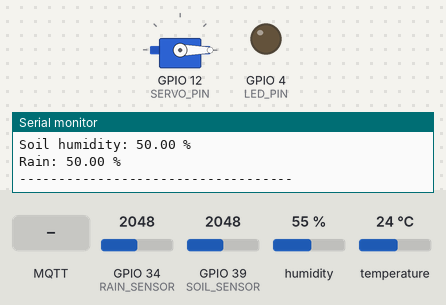
The sketch below on a simulated ESP32. Parts: servo, output pins drawn as LEDs (lit = HIGH), the last lines printed to the serial monitor. The test bench sets the inputs (shaded band); at power-on: temperature 24 °C, GPIO 34 (RAIN_SENSOR) = 2048, GPIO 39 (SOIL_SENSOR) = 2048, humidity 55 % (analog values on the 0–4095 scale). WiFi joins after 1.5 s; servers stay silent unless stated; no MQTT or app messages arrive unless stated.

Above: at 2.7 s.
2.8 s: MQTT message "90" arrives on the first subscribed topic
At 3.6 s:
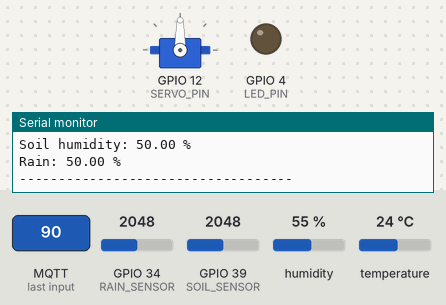
4.3 s: temperature set to 30 °C
6.7 s: temperature set to 33 °C
At 9.6 s:
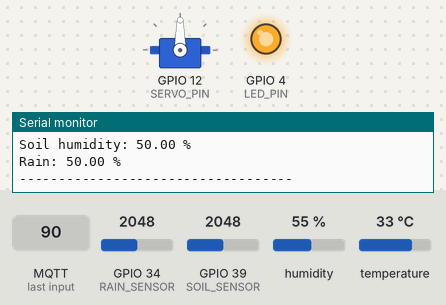
10.0 s: MQTT message "greenhouse/servo/in" arrives on the first subscribed topic
At 10.3 s:
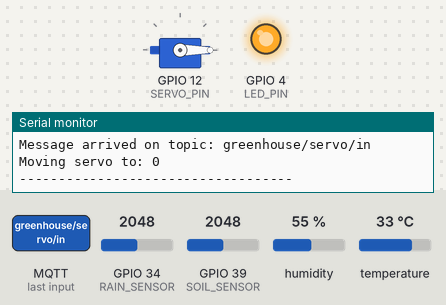
11.5 s: MQTT message "200" arrives on the first subscribed topic
At 12.6 s:
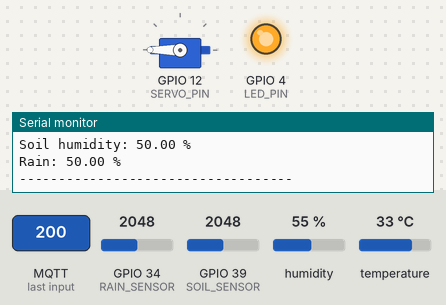
13.0 s: temperature set to 12 °C
At 15.4 s:
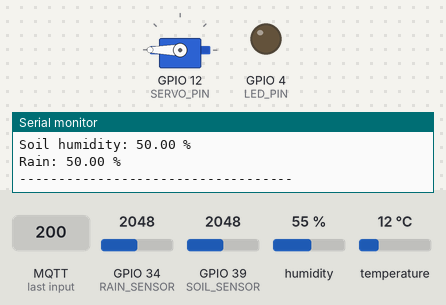
Timing chart, 0 to 16.9 s (numbered marks = the images above; inputs shaded):
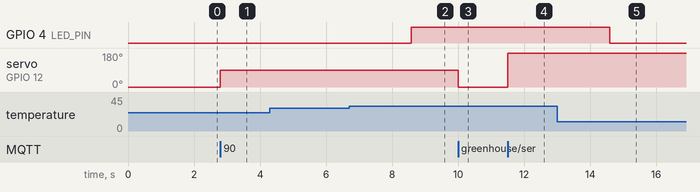

Measured:
- the behaviour switches between 31 and 32 °C on temperature (found by bisection; images 1 and 2)
- after the input at 2.8 s, servo on GPIO 12 (SERVO_PIN): 0° → 90° at once
- after the input at 6.7 s, GPIO 4 (LED_PIN): LOW → HIGH after 1.9 s
- after the input at 10.0 s, servo on GPIO 12 (SERVO_PIN): 90° → 0° at once
- after the input at 11.5 s, servo on GPIO 12 (SERVO_PIN): 0° → 180° at once
- after the input at 13.0 s, GPIO 4 (LED_PIN): HIGH → LOW after 1.6 s

The sketch:

sketch.ino
```cpp
#include <DHT.h>
#include "WifiConnectionManager.h"
#include "DHTManager.h"
#include "ServoManager.h"
#include "MQTTConnectionManager.h"

// set the SSID for the network
const char *SSID = "Ace";
const char *PASSWORD = "BF4sniperM@in";
WifiConnectionManager wifi(SSID, PASSWORD);

// set the sensor pin and type
const unsigned short DHT_PIN = 13;
const unsigned short DHTYPE = DHT11;
DHTManager dht_sensor(DHT_PIN, DHTYPE);

// set the servo pin
const unsigned short SERVO_PIN = 12;
ServoManager servo(SERVO_PIN);

// set the server, port, conection cooldown,
// username, password, and themes for mqtt
// "broker.hivemq.com"
const char *mqtt_broker = "192.168.205.1";
const unsigned short port = 1883;
const unsigned long cooldown = 1000;
const char *mqtt_username = "";
const char *mqtt_password = "";
const std::vector<std::string> themes_pub{
  "greenhouse/temperature",
  "greenhouse/humidity",
  "greenhouse/soil",
  "greenhouse/rain",
  "greenhouse/servo/out",
};
const std::vector<std::string> themes_sub{ "greenhouse/servo/in" };
MQTTConnectionManager mqtt(
  mqtt_broker,
  port,
  cooldown,
  mqtt_username,
  mqtt_password);

// set the pins for the soil and rain sensors
// those are just for show
#define SOIL_SENSOR 39
#define RAIN_SENSOR 34

// set the led pin
#define LED_PIN 4
// ** DO NOT EDIT ** variable to store the temperature
float temperature = 0;
// set the temperature that's going to be used to trip the led
const float trigger_temperature = 32;

// parameters for using non-blocking delay
unsigned long previousMillis = 0;   // ** DO NOT EDIT **
const long interval = 1000;

// user provided callback to handle mqtt requests
void mqttCallback(char *mqtt_topic, byte *payload, unsigned int length) {
  // create a callback to read input data
  Serial.print("Message arrived on topic: ");
  Serial.println(mqtt_topic);

  // construct the data using the char[] that comes from the package payload
  String data;
  for (int i = 0; i < length; i++) {
    data += (char)payload[i];
  }

  /* INFO:
    if you want to add actions for more sensors you can do it below this comment
  */

  // response to the servo input data
  // using strcmp to compare instead of just ==
  // cause it adds /0 at the end automatically
  if (!strcmp(mqtt_topic, "greenhouse/servo/in")) {
    int angle = data.toInt();
    Serial.print("Moving servo to: ");
    Serial.println(angle);
    servo.move(angle);
  }
  Serial.println("-----------------------------------");
}

void setup() {
  Serial.begin(115200);      // Initialize the serial connection
  wifi.begin();              // Initialize the connection manager
  dht_sensor.begin();        // Initialize the DHT sensor manager
  servo.begin();             // Initialize the servo manager
  mqtt.begin(mqttCallback);  // Initialize the MQTT manager
  pinMode(SOIL_SENSOR, INPUT);
  pinMode(RAIN_SENSOR, INPUT);
  pinMode(LED_PIN, OUTPUT);
  digitalWrite(LED_PIN, LOW);
  analogReadResolution(10);  // change the read resolution to 10bits if needed
}

void loop() {
  // connect and subscribe to themes
  mqtt.control(themes_sub);
  // trigger the led if temperature is higher than a certain threshold
  if (temperature >= trigger_temperature) {
    digitalWrite(LED_PIN, HIGH);
  } else {
    digitalWrite(LED_PIN, LOW);
  }

  unsigned long currentMillis = millis();            // Read current time
  if (currentMillis - previousMillis >= interval) {  // If current time - last time > 1000ms
    previousMillis = currentMillis;

    // read servo data
    unsigned short angle = servo.getAngle();
    Serial.print("Servo angle: ");
    Serial.println(angle);

    // read the temperature and humidity
    // if either returns -100 then there was an error
    temperature = dht_sensor.temperature();
    float humidity = dht_sensor.humidity();
    Serial.print("Temperature: ");
    Serial.print(temperature);
    Serial.println(" °C");
    Serial.print("Humidity: ");
    Serial.print(humidity);
    Serial.println(" %");

    // read the soil humidity and rain
    float soil_h = map(analogRead(SOIL_SENSOR), 0, 1023, 100, 0);
    float rain = map((analogRead(RAIN_SENSOR)), 0, 1023, 100, 0);
    Serial.print("Soil humidity: ");
    Serial.print(soil_h);
    Serial.println(" %");
    Serial.print("Rain: ");
    Serial.print(rain);
    Serial.println(" %");

    // publish the data
    mqtt.pub("greenhouse/temperature", temperature);
    mqtt.pub("greenhouse/humidity", humidity);
    mqtt.pub("greenhouse/soil", soil_h);
    mqtt.pub("greenhouse/rain", rain);
    mqtt.pub("greenhouse/servo/out", angle);
    Serial.println("-----------------------------------");
  }
}
```

DHTManager.cpp
```cpp
#include <DHT.h>
#include "DHTManager.h"

DHT dht(13, DHT11);   // DHT sensor default

DHTManager::DHTManager(const unsigned short DHTPIN, const unsigned short DHTTYPE) {
  DHT dht(DHTPIN, DHTTYPE);   // DHT sensor change default status
}

void DHTManager::begin() {
  dht.begin();
}

float DHTManager::temperature() {
  // Read temperature
  float t = dht.readTemperature();
  // if it returns NAN then show an error
  if (isnan(t)) {
    Serial.println(F("Error reading temperature!"));
    return -100;
  } else {
    return t;
  }
}

float DHTManager::humidity() {
  // Read humidity
  float h = dht.readHumidity();
  if (isnan(h)) {
    Serial.println(F("Error reading humidity!"));
    return -100;
  } else {
    return h;
  }
}
```

DHTManager.h
```cpp
#ifndef DHTManager_h
#define DHTManager_h

#include "Arduino.h"

class DHTManager {
  private:

  public:
    DHTManager(const unsigned short DHTPIN, const unsigned short DHTTYPE);
    void begin();
    float temperature();
    float humidity();
};
#endif
```

MQTTConnectionManager.cpp
```cpp
#include <WiFi.h>
#include <PubSubClient.h>
#include "MQTTConnectionManager.h"

WiFiClient espClient;                 // initialize wifi client
PubSubClient mqtt_client(espClient);  // and the mqtt client, which will use the wifi

MQTTConnectionManager::MQTTConnectionManager(
  const char* mqtt_broker,         // server to use
  const unsigned short mqtt_port,  // port
  const unsigned long cooldown,    // time between connection attempts
  const char* mqtt_username,       // username
  const char* mqtt_password        // password
) {
  _mqtt_broker = mqtt_broker,
  _mqtt_port = mqtt_port;
  _cooldown = cooldown;
  _mqtt_username = mqtt_username;
  _mqtt_password = mqtt_password;
}

void MQTTConnectionManager::begin(void (*callback)(char*, byte*, unsigned int)) {
  mqtt_client.setServer(_mqtt_broker, _mqtt_port);  // set the server and port to use
  Serial.print("Server set to: ");
  Serial.print(_mqtt_broker);
  Serial.print(" port: ");
  Serial.println(_mqtt_port);
  mqtt_client.setCallback(callback);  // assign the input callback
}

void MQTTConnectionManager::connectToMQTT() {
  unsigned long timer = millis();         // prepare the timer
  while (!mqtt_client.connected()) {      // if mqtt is not connected
    if (millis() - timer >= _cooldown) {  // and the timer has hit the required cooldown
      Serial.print("Attempting MQTT connection...");
      timer = millis();
      Serial.printf(_mqtt_username, "clientId-%ld");
      if (mqtt_client.connect(_mqtt_username)) {  // try to connect
        Serial.println(" connected");
      } else {
        Serial.print(" failed, rc=");
        Serial.println(mqtt_client.state());  // if the connection fails print the error code
      }
    }
  }
}

void MQTTConnectionManager::control(std::vector<std::string> themes) {
  if (!mqtt_client.connected()) {  // loop the conection attempts
    connectToMQTT();
    sub(themes);
  }
  mqtt_client.loop();  // read the input data
}

void MQTTConnectionManager::control() {
  if (!mqtt_client.connected()) {  // loop the conection attempts
    connectToMQTT();
  }
  mqtt_client.loop();  // read the input data
}

void MQTTConnectionManager::sub(std::vector<std::string> themes) {
  _themes = themes;  // themes to publish
  Serial.println("Subscribed to: ");
  for (auto element : _themes) {
    mqtt_client.subscribe(element.data());
    Serial.println(element.data());
  }
  Serial.println("-----------------------------------");
}

void MQTTConnectionManager::pub(std::string topic, float message) {  // if the published message is a number
  char *topic_c = &topic[0];    // copy the pointer to topic and treat is as a char* (c_char array)
  char buffer[10];
  snprintf(buffer, sizeof buffer, "%f", message);  // convert it to a char buffer
  MQTTConnectionManager::pub(topic_c, buffer);     // and send it
}

void MQTTConnectionManager::pub(std::string topic, int message) {  // if the published message is a number
  char *topic_c = &topic[0];
  strcpy(topic_c, topic.c_str());
  char buffer[10];
  snprintf(buffer, sizeof buffer, "%d", message);  // convert it to a char buffer
  MQTTConnectionManager::pub(topic_c, buffer);     // and send it
}

void MQTTConnectionManager::pub(std::string topic, char *message) {
  char *topic_c = &topic[0];
  strcpy(topic_c, topic.c_str());
  mqtt_client.publish(topic_c, message);
}
```

MQTTConnectionManager.h
```cpp
#ifndef MQTTConnectionManager_h
#define MQTTConnectionManager_h

#include <iostream>
#include <vector>
#include "Arduino.h"

class MQTTConnectionManager {
  private:
    const char *_mqtt_broker;
    unsigned short _mqtt_port;
    unsigned long _cooldown;
    const char *_mqtt_username;
    const char *_mqtt_password;
    std::vector<std::string> _themes;
  public:
    MQTTConnectionManager(const char *mqtt_broker,
                          const unsigned short mqtt_port,
                          const unsigned long cooldown,
                          const char *mqtt_username,
                          const char *mqtt_password
                         );
    void begin(void (*callback)(char*, byte*, unsigned int));
    void connectToMQTT();
    void control(std::vector<std::string> themes);
    void control();
    void pub(std::string topic, char *message);
    void pub(std::string topic, float message);
    void pub(std::string topic, int message);
    void sub(std::vector<std::string> themes);
};
#endif
```

ServoManager.cpp
```cpp
#include <ESP32Servo.h>
#include "ServoManager.h"

ServoManager::ServoManager(const unsigned short servo_pin) {
  _servo_pin = servo_pin;
}

void ServoManager::begin() {
  // Setup servo
  _servo.attach(_servo_pin);
  _servo.write(_angle);
}

void ServoManager::move(unsigned short angle) {
  // move the servo to a specified angle between 0 and 180
  _angle = angle;
  _servo.write(angle);
}

unsigned short ServoManager::getAngle() {
  return _angle;
}
```

ServoManager.h
```cpp
#ifndef ServoManager_h
#define ServoManager_h

#include "Arduino.h"
#include <ESP32Servo.h>

class ServoManager {
  private:
    Servo _servo;
    unsigned short _servo_pin;
    unsigned short _angle = 0;
  public:
    ServoManager(const unsigned short int servo_pin);
    void begin();
    void move(unsigned short angle);
    unsigned short getAngle();
};
#endif
```

WifiConnectionManager.cpp
```cpp
#include <WiFi.h>
#include "WifiConnectionManager.h"

WifiConnectionManager::WifiConnectionManager(const char *ssid) {
  _ssid = ssid;
}

WifiConnectionManager::WifiConnectionManager(const char *ssid, const char *password) {
  _ssid = ssid;
  _password = password;
}

void WifiConnectionManager::begin() {
  // set the wifi to station mode
  WiFi.mode(WIFI_STA);
  // if there's a password attached then use it
  if (_password) {
    WiFi.begin(_ssid, _password);
  } else {
    WiFi.begin(_ssid);
  }

  WifiConnectionManager::connect();
}

void WifiConnectionManager::connect() {
  Serial.println("\nConnecting");
  unsigned long timer = millis();
  // if wifi status isn't connected attempt to reconnect
  while (WiFi.status() != WL_CONNECTED) {
    if (millis() - timer >= 100) {
      timer = millis();
      Serial.print(".");
    }
  }

  // when it does so print the IP
  Serial.println("\nConnected to the WiFi network");
  Serial.print("IP: ");
  Serial.println(WiFi.localIP());
}
```

WifiConnectionManager.h
```cpp
#ifndef WifiConnectionManager_h
#define WifiConnectionManager_h

#include "Arduino.h"

class WifiConnectionManager {
  private:
    void connect();
    const char *_ssid;
    const char *_password;
  public:
    WifiConnectionManager(const char *ssid);
    WifiConnectionManager(const char *ssid, const char *password);
    void begin();
};
#endif
```
